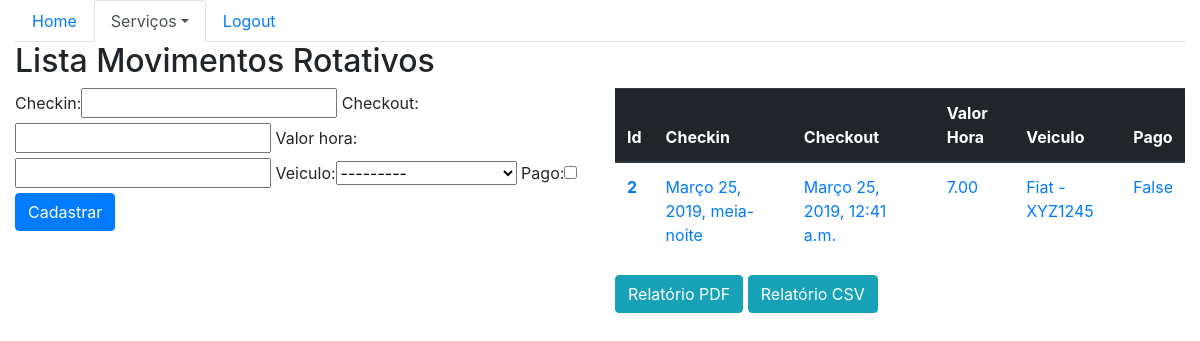
The page /sistema/movrotativos (signed in) on the database its author committed.
### core/models.py (models this page shows, shortened)
class MovRotativo(models.Model):
    checkin = models.DateTimeField(auto_now=False)
    checkout = models.DateTimeField(auto_now=False, null=True, blank=True)
    valor_hora = models.DecimalField(max_digits=5, decimal_places=2)
    veiculo = models.ForeignKey(Veiculo, on_delete=models.CASCADE)
    pago = models.BooleanField(default=False)

class Veiculo(models.Model):
    marca = models.ForeignKey(Marca, on_delete=models.CASCADE)
    placa = models.CharField(max_length=7)
    proprietario = models.ForeignKey(Pessoa, on_delete=models.CASCADE)
    cor = models.CharField(max_length=15)
    observacoes = models.TextField()
    def __str__(self):
        return self.marca.nome + ' - ' + self.placa

class Marca(models.Model):
    nome = models.CharField(max_length=50)

### core/views.py (the view)
# urls.py: path('movrotativos', lista_movrotativos, name='core_lista_movrotativos'),
@login_required(login_url="home")
def lista_movrotativos(request):
    mov_rot = MovRotativo.objects.all()
    form = MovRotativoForm()
    data = {'form': form, 'mov_rot': mov_rot}
    return render(
        request, 'core/lista_movrotativos.html', data)

### core/forms.py
class MovRotativoForm(ModelForm):
    class Meta:
        model = MovRotativo
        fields = '__all__'

### core/templates/core/lista_movrotativos.html (shortened to what this page needs)
{% extends 'base.html' %}
{% load bootstrap %}
{% block menu %}
    <ul class="nav nav-tabs">
    <li class="nav-item">
        <a class="nav-link" href="{% url 'home' %}">Home</a>
    </li>
    <li class="nav-item dropdown">
        <a class="nav-link active dropdown-toggle" data-toggle="dropdown" href="#" role="button" aria-haspopup="true" aria-expanded="false">Serviços</a>
    </li>
    <li class="nav-item">
        <a class="nav-link" href="">Logout</a>
    </li>
    </ul>
{% endblock %}
{% block  main %}
    <div class="row">
        <div class="col-12">
            <h2>Lista Movimentos Rotativos</h2>
        </div>
    </div>
    <div class="row">
        <div class="col-sm-6">
            <form action="{% url 'core_movrotativos_novo' %}" method="POST">
                {{ form|bootstrap  }}
                <button type="submit" class="btn btn-primary">Cadastrar</button>
            </form>
        </div>
        <div class="col-sm-6">
            <table class="table">
                <thead class="thead-dark">
                    <tr>
                        <th scope="col">Id</th>
                        <th scope="col">Checkin</th>
                        <th scope="col">Checkout</th>
                        <th scope="col">Valor Hora</th>
                        <th scope="col">Veiculo</th>
                        <th scope="col">Pago</th>
                    </tr>
                </thead>
                <tbody>
                    {% for movrotativo in mov_rot %}
                        <tr>
                            <th scope="row"><a href="{% url 'core_movrotativos_update' movrotativo.id%}">{{ movrotativo.id }}</a></th>
                            <td><a href="{% url 'core_movrotativos_update' movrotativo.id%}">{{ movrotativo.checkin }}</a></td>
                            <td><a href="{% url 'core_movrotativos_update' movrotativo.id%}">{{ movrotativo.checkout }}</a></td>
                            <td><a href="{% url 'core_movrotativos_update' movrotativo.id%}">{{ movrotativo.valor_hora }}</a></td>
                            <td><a href="{% url 'core_movrotativos_update' movrotativo.id%}">{{ movrotativo.veiculo }}</a></td>
                            <td><a href="{% url 'core_movrotativos_update' movrotativo.id%}">{{ movrotativo.pago }}</a></td>
                        </tr>
                    {% endfor %}
                </tbody>
            </table>
                <a class="btn btn-info" href="{% url 'movrotativo_relatorio_pdf' %}">Relatório PDF</a>
                <a class="btn btn-info" href="{% url 'movrotativo_relatorio_csv' %}">Relatório CSV</a>
        </div>
    </div>
{% endblock %}

### rows shown on the page
MovRotativo: id "2", checkin "Março 25, 2019, meia-noite", checkout "Março 25, 2019, 12:41 a.m.", valor_hora "7.00", veiculo "Fiat - XYZ1245", pago "False"
